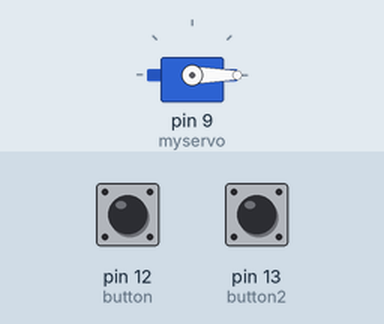
The sketch below on a simulated Arduino Uno, built with avr-gcc and run on an emulated ATmega328P. Parts: servo. The inputs (shaded band) are chosen by the test bench; at power-on: pin 12 (button) LOW, pin 13 (button2) LOW.

Above: at 4.8 s.
4.9 s: pin 12 (button) pulled HIGH for 2.35 s
At 6.4 s:
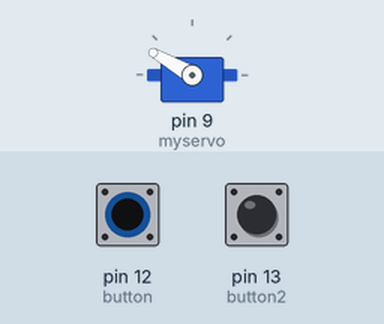
Timing chart, 0 to 9.5 s (numbered marks = the images above; inputs shaded):
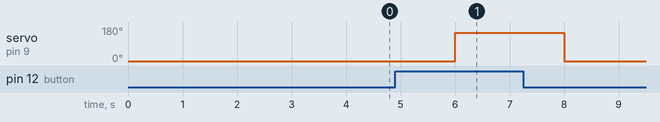

The sketch:

Assignment_18_Button_Servo.ino
```cpp
#include <Servo.h>
Servo myservo; // create servo object to control a servo
// twelve servo objects can be created on most boards
int pos = 0; // variable to store the servo angle
int button = 12; // one button is attached to pin 12
int button2 = 13; // other button is attached to pin 13

void setup()
{
myservo.attach(9); // Servo is attached to pin 9
}

void loop()
{
if(digitalRead(button) == HIGH) // Here we check if the first button is pushed
{
if(pos <= 165) // Here we check if the servo has not completed 180* rotation.
{
  myservo.write(pos+150); // Here we rotate the servo by 15*
  delay(2000); // delay for rotation of servo
    }
  }
if(digitalRead(button2) == HIGH) // here we check if the second button is pressed
  {
    if(pos >= 15); // Here we check if the Servo has not reached the 0* mark
  }
{
  myservo.write(pos-150); // here we rotate the servo by 15* in opposite direction
  delay(2000); //delay is for the servo to rotate;
    }
  }
```

Measured:
- after the input at 4.9 s, servo on pin 9 (myservo): 0° → 150° after 1.1 s, → 0° 2.0 s later
